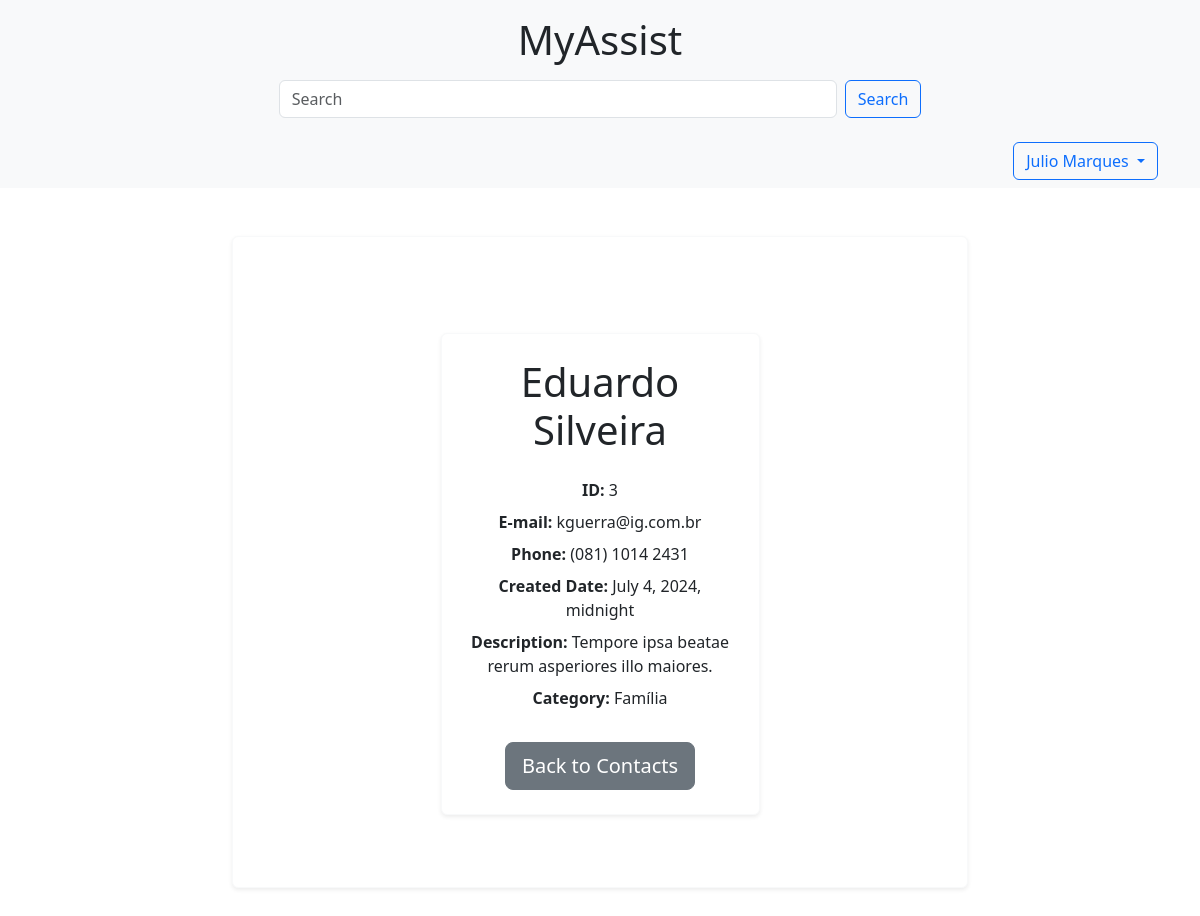
Screenshot of /contact/3/detail/ (signed in) with the database file from the repository.
### accounts/models.py (models this page shows, shortened)
class User(AbstractBaseUser, PermissionsMixin):
    first_name = models.CharField(_("first name"), max_length=150, blank=True)
    email = models.EmailField(_("email address"), unique=True)
    is_staff = models.BooleanField(
        _("staff status"),
        default=False,
        help_text=_(
            "Designates whether the user can log into this admin site."),
    )
    is_active = models.BooleanField(
        _("active"),
        default=True,
        help_text=_(
            "Designates whether this user should be treated as active. "
            "Unselect this instead of deleting accounts."
        ),
    )
    date_joined = models.DateTimeField(_("date joined"), default=timezone.now)
    objects = UserManager()
    EMAIL_FIELD = "email"
    USERNAME_FIELD = "email"
    REQUIRED_FIELDS = []
    class Meta:
        verbose_name = _("user")
        verbose_name_plural = _("users")

class Account(models.Model):
    first_name = models.CharField(max_length=50)
    last_name = models.CharField(max_length=50, blank=True)
    phone = models.CharField(max_length=50)
    email = models.EmailField(max_length=254)
    created_date = models.DateTimeField(default=timezone.now)
    description = models.TextField(blank=True)
    show = models.BooleanField(default=True)
    picture = models.ImageField(blank=True, upload_to='pictures/%Y/%m/')
    category = models.ForeignKey(
        Category, on_delete=models.SET_NULL, blank=True, null=True)
    owner = models.ForeignKey(
        User, on_delete=models.SET_NULL, blank=True, null=True)

class Category(models.Model):
    name = models.CharField(max_length=50)
    class Meta:
        verbose_name = 'Category'
        verbose_name_plural = 'Categories'

### accounts/views.py (the view)
# urls.py: path('contact/<int:contact_id>/detail/', contact, name='contact'),
def contact(request, contact_id):
    single_contact = get_object_or_404(Account, pk=contact_id, show=True)
    context = {
        'contact': single_contact,
    }
    return render(request, 'accounts/contact.html', context)

### accounts/templates/accounts/contact.html (shortened to what this page needs)
{% extends "accounts/base.html" %}
{% block content %}
<div class="container py-5">
    <div class="row justify-content-center">
        <div class="col-md-8 col-lg-6">
            <div class="card shadow-sm border-light">
                <div class="card-body p-4">
                    {% if contact %}
                    <h1 class="card-title mb-4">
                        {{ contact.first_name }} {{ contact.last_name }}
                    </h1>
                    <p class="mb-2"><strong>ID:</strong> {{ contact.id }}</p>
                    <p class="mb-2"><strong>E-mail:</strong> {{ contact.email }}</p>
                    <p class="mb-2"><strong>Phone:</strong> {{ contact.phone }}</p>
                    <p class="mb-2"><strong>Created Date:</strong> {{ contact.created_date }}</p>
                    <p class="mb-2"><strong>Description:</strong> {{ contact.description }}</p>
                    <p class="mb-2"><strong>Category:</strong> {{ contact.category.name }}</p>
                    {% else %}
                    <p>No contact information available.</p>
                    {% endif %}
                    <a class="btn btn-secondary btn-lg mt-4" href="{% url 'home' %}">Back to Contacts</a>
                </div>
            </div>
        </div>
    </div>
</div>
{% endblock %}

### accounts/templates/accounts/base.html (shortened to what this page needs)
{% load static %}
<!DOCTYPE html>
<html lang="en">
<head>
    <link href="{% static 'css/bootstrap.min.css' %}" rel="stylesheet">
</head>
<body>
    {% include 'accounts/header.html' %}
    <nav class="navbar navbar-expand-lg navbar-light bg-light">
        <div class="container">
            <div class="collapse navbar-collapse" id="navbarNav">
                {% if user.is_authenticated %}
                <div class="ms-auto">
                    <div class="dropdown">
                        <button class="btn btn-outline-primary dropdown-toggle" type="button" id="userDropdown"
                            data-bs-toggle="dropdown" aria-expanded="false">
                            {{ user.first_name }}
                        </button>
                    </div>
                </div>
                {% else %}
                <a class="btn btn-outline-primary ms-auto" href="{% url 'login' %}">Log In</a>
                {% endif %}
            </div>
        </div>
    </nav>
    <div class="container py-5">
        <div class="row justify-content-center">
            <div class="col-md-10 col-lg-8">
                <div class="card text-center shadow-sm border-light">
                    <div class="card-body p-4">
                        {% block content %}{% endblock %}
                    </div>
                </div>
            </div>
        </div>
    </div>
</body>
</html>

### rows the page displays
User: first_name "Julio Marques"
Account: first_name "Eduardo", last_name "Silveira", id "3", email "kguerra@ig.com.br", phone "(081) 1014 2431", created_date "July 4, 2024, midnight", description "Tempore ipsa beatae rerum asperiores illo maiores.", category.name "Família"
